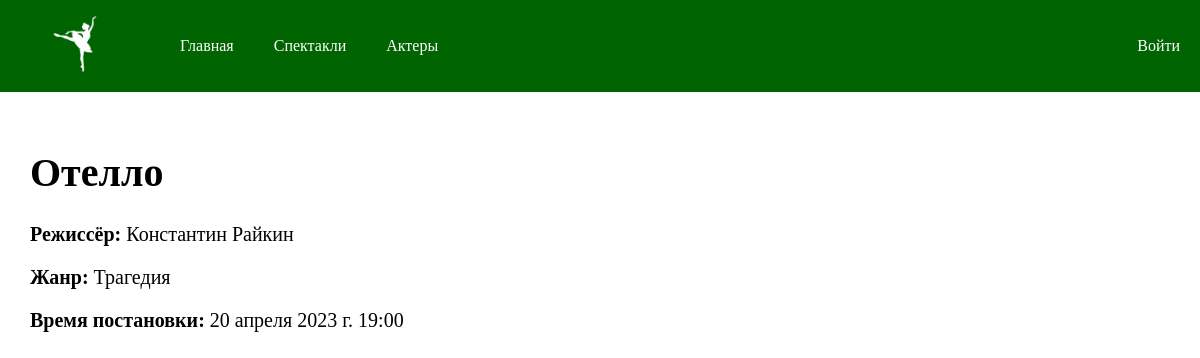
The page /catalog/play/5 on the database its author committed.
### catalog/models.py (models this page shows, shortened)
class Play(models.Model):
    name = models.CharField(max_length=200, help_text="Введите название спектакля", verbose_name="Название")
    genre = models.ManyToManyField(Genre, help_text="Выбери жанр", verbose_name="Жанр")
    director = models.CharField(max_length=200, help_text="Введите ФИ режиссера", verbose_name="Режиссер")
    datetime = models.DateTimeField(help_text="Введите дату и время", verbose_name="Дата и время")
    class Meta:
      verbose_name = "спектакль"
      verbose_name_plural = "Спектакли"
    def display_genre(self):
        return ', '.join([ genre.name for genre in self.genre.all()[:3] ])
    display_genre.short_description = 'Жанр'

class Genre(models.Model):
    name = models.CharField(max_length=200, help_text="Введите название жанра (например, драма или комедия)", verbose_name="Название")
    class Meta:
      verbose_name = "жанр"
      verbose_name_plural = "Жанры"

### catalog/views.py (the view)
# urls.py: re_path(r'^play/(?P<pk>\d+)$', views.PlayDetailView.as_view(), name='play-detail'),
class PlayDetailView(generic.DetailView):
    model = Play

### catalog/templates/catalog/play_detail.html
{% extends "base.html" %}
{% block content %}
<div class="plays">
  <h1>{{ play.name }}</h1>
  <p><strong>Режиссёр:</strong> {{play.director}}</p>
  <p><strong>Жанр:</strong> {{ play.display_genre }}</p>
  <p><strong>Время постановки:</strong> {{ play.datetime }}</p>
</div>
{% endblock %}

### catalog/static/css/styles.css (style rules this page uses)
body { margin: 0; box-sizing: border-box; }
.plays { padding: 30px; font-size: 20px; }

### rows shown on the page
Play: name "Отелло", director "Константин Райкин", display_genre "Трагедия", datetime "20 апреля 2023 г. 19:00"
